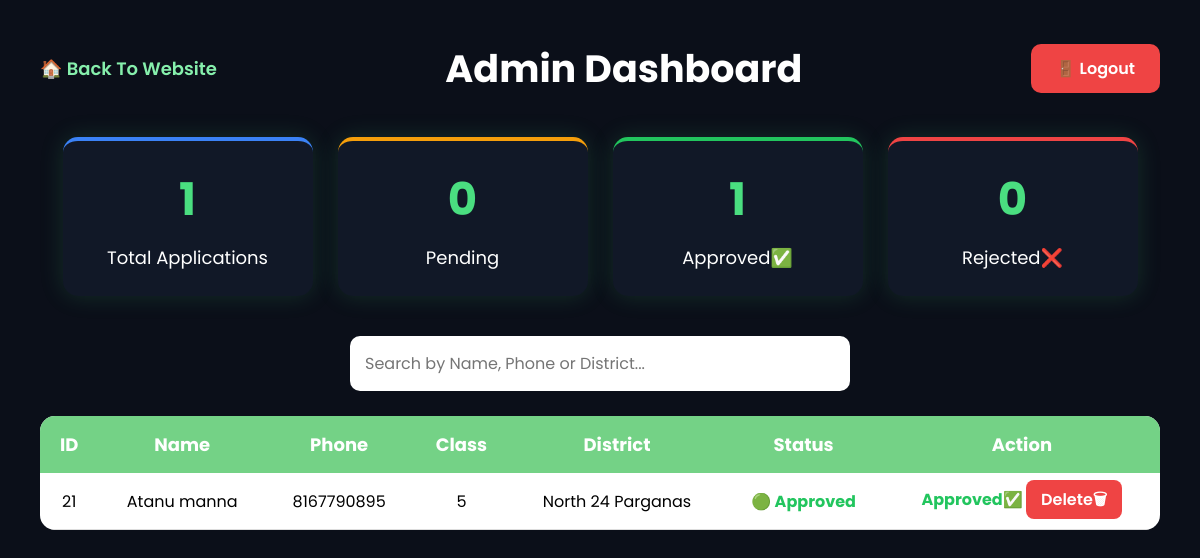
The page /admin (signed in) on the database as committed earlier.
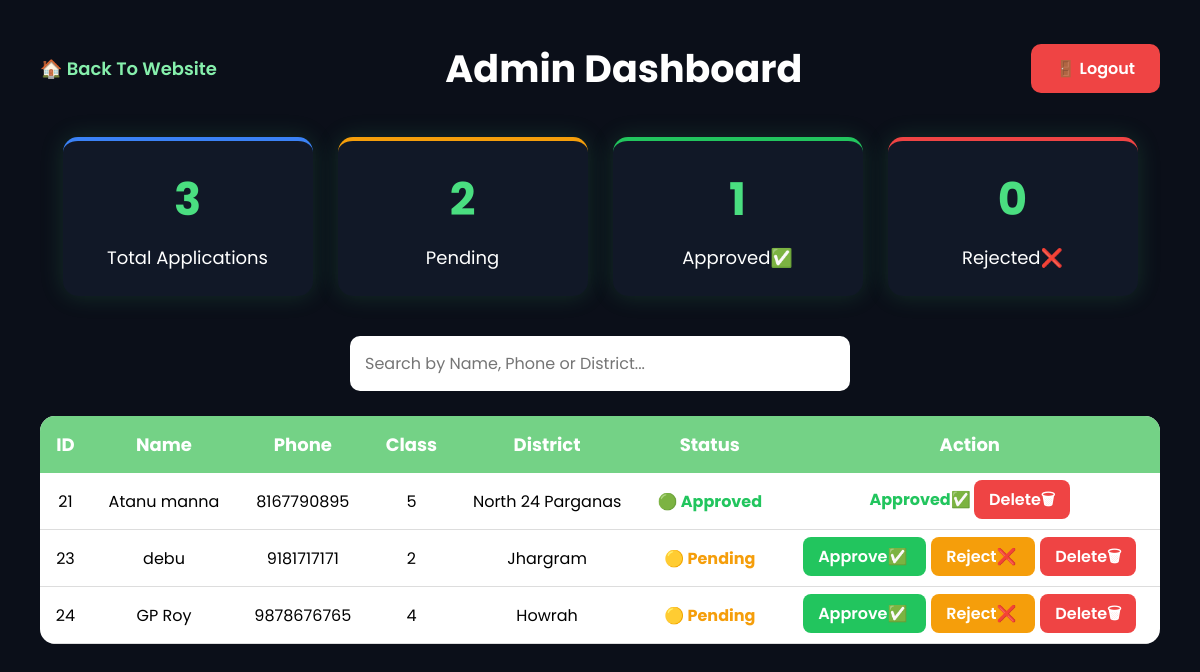
The same page on the database as committed later.
### tables this page shows
CREATE TABLE students(
    id INTEGER PRIMARY KEY AUTOINCREMENT,
    name TEXT,
    phone TEXT,
    student_class TEXT,
    district TEXT
, status TEXT DEFAULT 'Pending');

### app.py (the view)
@app.route("/admin")
def admin():
    if "admin" not in session:
        return redirect("/login")
    conn = sqlite3.connect("admissions.db")
    cursor = conn.cursor()
    cursor.execute("SELECT * FROM students")
    students = cursor.fetchall()
    cursor.execute("SELECT COUNT(*) FROM students")
    total_students = cursor.fetchone()[0]
    cursor.execute("SELECT COUNT(*) FROM students WHERE status='Pending'")
    pending_students = cursor.fetchone()[0]
    cursor.execute("SELECT COUNT(*) FROM students WHERE status='Approved'")
    approved_students = cursor.fetchone()[0]
    cursor.execute("SELECT COUNT(*) FROM students WHERE status='Rejected'")
    rejected_students = cursor.fetchone()[0]
    conn.close()
    return render_template(
        "admin.html",
        students=students,
        total_students=total_students,
        pending_students=pending_students,
        approved_students=approved_students,
        rejected_students=rejected_students
    )

### templates/admin.html (shortened to what this page needs)
<!DOCTYPE html>
<html lang="en">
<head>
</head>
<body>
    <div class="admin-header">
    <a href="/" class="home-link">
        🏠 Back To Website
    </a>
    <h1>Admin Dashboard</h1>
    <a href="/logout" class="logout-btn">
        🚪 Logout
    </a>
</div>
<div class="dashboard-cards">
    <div class="card">
        <h2>{{ total_students }}</h2>
        <p>Total Applications</p>
    </div>
    <div class="card">
        <h2>{{ pending_students }}</h2>
        <p>Pending</p>
    </div>
    <div class="card">
        <h2>{{ approved_students }}</h2>
        <p>Approved✅</p>
    </div>
    <div class="card">
        <h2>{{ rejected_students }}</h2>
        <p>Rejected❌</p>
    </div>
</div>
    <input
    type="text"
    id="searchInput"
    placeholder="Search by Name, Phone or District..."
    class="search-box">
    <table id="studentTable">
        <tr>
            <th>ID</th>
            <th>Name</th>
            <th>Phone</th>
            <th>Class</th>
            <th>District</th>
            <th>Status</th>
            <th>Action</th>
        </tr>
        {% for student in students %}
        <tr>
            <td>{{ student[0] }}</td>
            <td>{{ student[1] }}</td>
            <td>{{ student[2] }}</td>
            <td>{{ student[3] }}</td>
            <td>{{ student[4] }}</td>
            <td>
{% if student[5] == "Approved" %}
    <span style="color:#22c55e;font-weight:bold;">
        🟢 Approved
    </span>
{% elif student[5] == "Rejected" %}
    <span style="color:#ef4444;font-weight:bold;">
        🔴 Rejected
    </span>
{% else %}
    <span style="color:#f59e0b;font-weight:bold;">
        🟡 Pending
    </span>
{% endif %}
</td>
<td>
{% if student[5] == "Pending" %}
    <a href="/approve/{{ student[0] }}" class="approve-btn">
        Approve✅
    </a>
    <a href="/reject/{{ student[0] }}" class="reject-btn">
        Reject❌
    </a>
{% elif student[5] == "Approved" %}
    <span style="color:#22c55e;font-weight:bold;">
        Approved✅
    </span>
{% elif student[5] == "Rejected" %}
    <span style="color:#ef4444;font-weight:bold;">
        Rejected❌
    </span>
{% endif %}
<a href="/delete/{{ student[0] }}"
class="delete-btn"
onclick="return confirm('Are you sure you want to delete this application?')">
    Delete🗑
</a>
</td>
        </tr>
        {% endfor %}
    </table>
</body>
</html>

### templates/admin.html (style rules this page uses)
* { margin:0; padding:0; box-sizing:border-box; font-family:'Poppins',sans-serif; }
body { background:#0b0f19; color:white; padding:40px; }
h1 { text-align:center; margin-bottom:30px; }
.dashboard-cards { display:flex; justify-content:center; gap:25px; margin-bottom:40px; flex-wrap:wrap; }
.card:nth-child(1) { border-top:4px solid #3b82f6; }
.card:nth-child(2) { border-top:4px solid #f59e0b; }
.card:nth-child(3) { border-top:4px solid #22c55e; }
.card:nth-child(4) { border-top:4px solid #ef4444; }
.card { background:#111827; padding:25px; width:250px; border-radius:15px; text-align:center; box-shadow:0 0 25px rgba(74,222,128,.15); }
.card h2 { color:#4ade80; font-size:45px; margin-bottom:10px; }
.card p { color:white; font-size:18px; }
.search-box { width:100%; max-width:500px; padding:15px; margin:0 auto 25px auto; display:block; border:none; border-radius:10px; font-size:16px; }
table { width:100%; border-collapse:collapse; background:white; color:black; border-radius:15px; overflow:hidden; }
th { background:#74d286; color:white; padding:15px; font-size:18px; }
td { padding:14px; text-align:center; border-bottom:1px solid #ddd; }
.approve-btn { background:#22c55e; color:white; padding:8px 15px; border-radius:8px; text-decoration:none; margin-right:5px; font-weight:600; }
.reject-btn { background:#f59e0b; color:white; padding:8px 15px; border-radius:8px; text-decoration:none; margin-right:5px; font-weight:600; }
.delete-btn { background:#ef4444; color:white; padding:8px 15px; border-radius:8px; text-decoration:none; font-weight:600; }
.admin-header { display:flex; justify-content:space-between; align-items:center; margin-bottom:40px; }
.admin-header h1 { margin:0; color:white; font-size:38px; }
.home-link { color:#86efac; text-decoration:none; font-weight:600; font-size:18px; }
.logout-btn { background:#ef4444; color:white; text-decoration:none; padding:12px 25px; border-radius:10px; font-weight:600; }

Rows that differ between the two databases and show on the page:
added students: id "23", name "debu", phone "9181717171", student_class "2", district "Jhargram", status "🟡 Pending"
added students: id "24", name "GP Roy", phone "9878676765", student_class "4", district "Howrah", status "🟡 Pending"
Other text that changed with them:
{{ total_students }}: "1" → "3"
{{ pending_students }}: "0" → "2"
